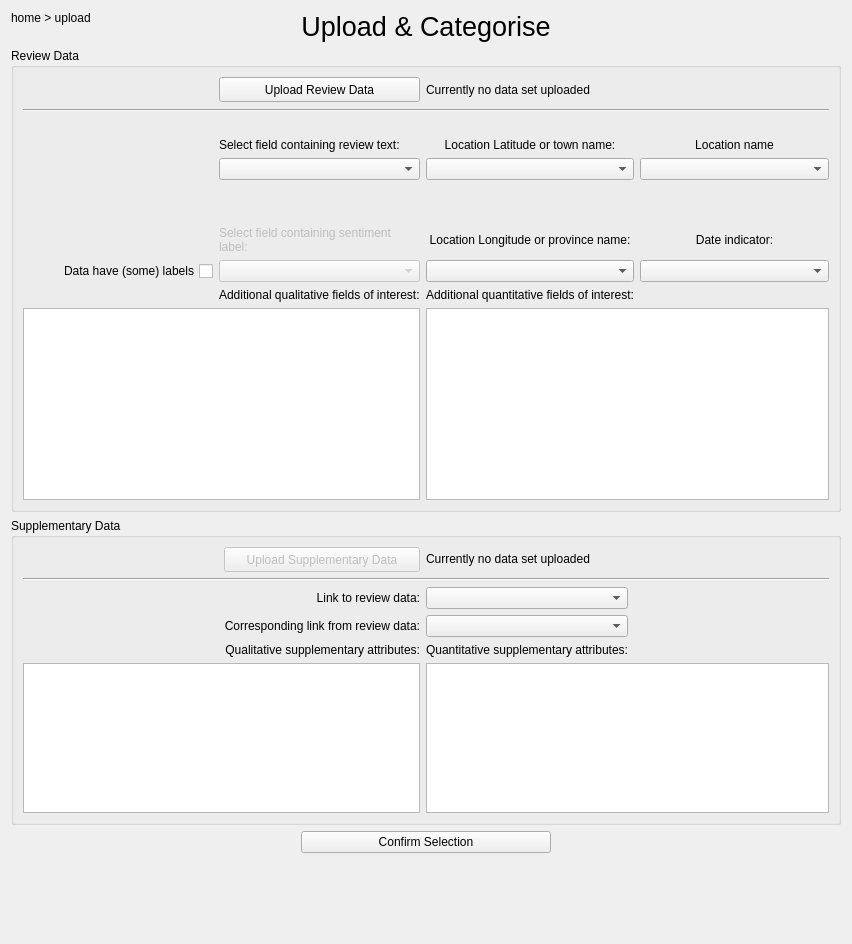
      <widget class="QWidget" name="homepage">
       <layout class="QGridLayout" name="gridLayout_17">
        <item row="4" column="1">
         <spacer name="verticalSpacer_2">
          <property name="orientation">
           <enum>Qt::Vertical</enum>
          </property>
          <property name="sizeType">
           <enum>QSizePolicy::Preferred</enum>
          </property>
          <property name="sizeHint" stdset="0">
           <size>
            <width>20</width>
            <height>80</height>
           </size>
          </property>
         </spacer>
        </item>
        <item row="3" column="2">
         <spacer name="horizontalSpacer_2">
          <property name="orientation">
           <enum>Qt::Horizontal</enum>
          </property>
          <property name="sizeType">
           <enum>QSizePolicy::Preferred</enum>
          </property>
          <property name="sizeHint" stdset="0">
           <size>
            <width>284</width>
            <height>20</height>
           </size>
          </property>
         </spacer>
        </item>
        <item row="3" column="0">
         <spacer name="horizontalSpacer_5">
          <property name="orientation">
           <enum>Qt::Horizontal</enum>
          </property>
          <property name="sizeType">
           <enum>QSizePolicy::Preferred</enum>
          </property>
          <property name="sizeHint" stdset="0">
           <size>
            <width>284</width>
            <height>20</height>
           </size>
          </property>
         </spacer>
        </item>
        <item row="3" column="1">
         <widget class="QPushButton" name="loadDataBtn">
          <property name="text">
           <string>Confirm Selection</string>
          </property>
         </widget>
        </item>
        <item row="1" column="0" colspan="3">
         <widget class="QGroupBox" name="reviewDataGroupBox">
          <property name="title">
           <string>Review Data</string>
          </property>
          <layout class="QGridLayout" name="gridLayout">
           <item row="12" column="2">
            <widget class="QLabel" name="label_39">
             <property name="text">
              <string>Additional quantitative fields of interest:</string>
             </property>
            </widget>
           </item>
           <item row="1" column="0" rowspan="2" colspan="4">
            <widget class="Line" name="line">
             <property name="orientation">
              <enum>Qt::Horizontal</enum>
             </property>
            </widget>
           </item>
           <item row="2" column="1" rowspan="5">
            <widget class="QLabel" name="label">
             <property name="enabled">
              <bool>true</bool>
             </property>
             <property name="baseSize">
              <size>
               <width>0</width>
               <height>20</height>
              </size>
             </property>
             <property name="text">
              <string>Select field containing review text:</string>
             </property>
             <property name="alignment">
              <set>Qt::AlignBottom|Qt::AlignLeading|Qt::AlignLeft</set>
             </property>
             <property name="wordWrap">
              <bool>true</bool>
             </property>
            </widget>
           </item>
           <item row="0" column="1">
            <widget class="QPushButton" name="uploadButton">
             <property name="enabled">
              <bool>true</bool>
             </property>
             <property name="sizePolicy">
              <sizepolicy hsizetype="Preferred" vsizetype="Preferred">
               <horstretch>0</horstretch>
               <verstretch>0</verstretch>
              </sizepolicy>
             </property>
             <property name="minimumSize">
              <size>
               <width>20</width>
               <height>25</height>
              </size>
             </property>
             <property name="text">
              <string>Upload Review Data</string>
             </property>
             <property name="flat">
              <bool>false</bool>
             </property>
            </widget>
           </item>
           <item row="0" column="2">
            <widget class="QLabel" name="dataFilename">
             <property name="text">
              <string>Currently no data set uploaded</string>
             </property>
            </widget>
           </item>
           <item row="7" column="1">
            <widget class="QComboBox" name="textfieldDdl"/>
           </item>
           <item row="12" column="1">
            <widget class="QLabel" name="label_38">
             <property name="text">
              <string>Additional qualitative fields of interest:</string>
             </property>
            </widget>
           </item>
           <item row="8" column="1">
            <spacer name="verticalSpacer">
             <property name="orientation">
              <enum>Qt::Vertical</enum>
             </property>
             <property name="sizeHint" stdset="0">
              <size>
               <width>20</width>
               <height>40</height>
              </size>
             </property>
            </spacer>
           </item>
           <item row="9" column="3">
            <widget class="QLabel" name="label_40">
             <property name="text">
              <string>Date indicator:</string>
             </property>
             <property name="alignment">
              <set>Qt::AlignCenter</set>
             </property>
            </widget>
           </item>
           <item row="10" column="3">
            <widget class="QComboBox" name="dateDdl"/>
           </item>
           <item row="13" column="2" colspan="2">
            <widget class="QListWidget" name="quantiReviewDetailsList">
             <property name="sizePolicy">
              <sizepolicy hsizetype="Preferred" vsizetype="Expanding">
               <horstretch>0</horstretch>
               <verstretch>0</verstretch>
              </sizepolicy>
             </property>
             <property name="minimumSize">
              <size>
               <width>0</width>
               <height>0</height>
              </size>
             </property>
             <property name="selectionMode">
              <enum>QAbstractItemView::MultiSelection</enum>
             </property>
            </widget>
           </item>
           <item row="13" column="0" colspan="2">
            <widget class="QListWidget" name="qualiReviewDetailsList">
             <property name="sizePolicy">
              <sizepolicy hsizetype="Preferred" vsizetype="Expanding">
               <horstretch>0</horstretch>
               <verstretch>0</verstretch>
              </sizepolicy>
             </property>
             <property name="selectionMode">
              <enum>QAbstractItemView::MultiSelection</enum>
             </property>
            </widget>
           </item>
           <item row="10" column="1">
            <widget class="QComboBox" name="labelfieldDdl">
             <property name="enabled">
              <bool>false</bool>
             </property>
            </widget>
           </item>
           <item row="9" column="1">
            <widget class="QLabel" name="labelddlLabel">
             <property name="enabled">
              <bool>false</bool>
             </property>
             <property name="text">
              <string>Select field containing sentiment label:</string>
             </property>
             <property name="wordWrap">
              <bool>true</bool>
             </property>
            </widget>
           </item>
           <item row="7" column="2">
            <widget class="QComboBox" name="latDdl"/>
           </item>
           <item row="6" column="2">
            <widget class="QLabel" name="label_34">
             <property name="sizePolicy">
              <sizepolicy hsizetype="Preferred" vsizetype="Preferred">
               <horstretch>0</horstretch>
               <verstretch>0</verstretch>
              </sizepolicy>
             </property>
             <property name="text">
              <string>Location Latitude or town name:</string>
             </property>
             <property name="alignment">
              <set>Qt::AlignCenter</set>
             </property>
             <property name="wordWrap">
              <bool>true</bool>
             </property>
            </widget>
           </item>
           <item row="10" column="0">
            <widget class="QCheckBox" name="labelsBox">
             <property name="layoutDirection">
              <enum>Qt::RightToLeft</enum>
             </property>
             <property name="text">
              <string>Data have (some) labels</string>
             </property>
            </widget>
           </item>
           <item row="9" column="2">
            <widget class="QLabel" name="label_35">
             <property name="sizePolicy">
              <sizepolicy hsizetype="Preferred" vsizetype="Preferred">
               <horstretch>0</horstretch>
               <verstretch>0</verstretch>
              </sizepolicy>
             </property>
             <property name="text">
              <string>Location Longitude or province name:</string>
             </property>
             <property name="alignment">
              <set>Qt::AlignCenter</set>
             </property>
             <property name="wordWrap">
              <bool>true</bool>
             </property>
            </widget>
           </item>
           <item row="10" column="2">
            <widget class="QComboBox" name="longDdl"/>
           </item>
           <item row="7" column="3">
            <widget class="QComboBox" name="locDdl"/>
           </item>
           <item row="6" column="3">
            <widget class="QLabel" name="label_58">
             <property name="text">
              <string>Location name</string>
             </property>
             <property name="alignment">
              <set>Qt::AlignCenter</set>
             </property>
            </widget>
           </item>
          </layout>
         </widget>
        </item>
        <item row="2" column="0" colspan="3">
         <widget class="QGroupBox" name="clientDataGroupBox">
          <property name="sizePolicy">
           <sizepolicy hsizetype="Preferred" vsizetype="Expanding">
            <horstretch>0</horstretch>
            <verstretch>0</verstretch>
           </sizepolicy>
          </property>
          <property name="maximumSize">
           <size>
            <width>16777215</width>
            <height>30000</height>
           </size>
          </property>
          <property name="title">
           <string>Supplementary Data</string>
          </property>
          <layout class="QGridLayout" name="gridLayout_19">
           <item row="2" column="0" colspan="4">
            <widget class="Line" name="line_3">
             <property name="orientation">
              <enum>Qt::Horizontal</enum>
             </property>
            </widget>
           </item>
           <item row="14" column="1">
            <widget class="QLabel" name="label_36">
             <property name="text">
              <string>Qualitative supplementary attributes:</string>
             </property>
             <property name="alignment">
              <set>Qt::AlignRight|Qt::AlignTrailing|Qt::AlignVCenter</set>
             </property>
            </widget>
           </item>
           <item row="14" column="2">
            <widget class="QLabel" name="label_37">
             <property name="text">
              <string>Quantitative supplementary attributes:</string>
             </property>
             <property name="alignment">
              <set>Qt::AlignRight|Qt::AlignTrailing|Qt::AlignVCenter</set>
             </property>
            </widget>
           </item>
           <item row="5" column="1">
            <widget class="QLabel" name="label_32">
             <property name="text">
              <string>Link to review data:</string>
             </property>
             <property name="alignment">
              <set>Qt::AlignRight|Qt::AlignTrailing|Qt::AlignVCenter</set>
             </property>
            </widget>
           </item>
           <item row="7" column="1">
            <widget class="QLabel" name="label_33">
             <property name="text">
              <string>Corresponding link from review data:</string>
             </property>
             <property name="alignment">
              <set>Qt::AlignRight|Qt::AlignTrailing|Qt::AlignVCenter</set>
             </property>
             <property name="wordWrap">
              <bool>true</bool>
             </property>
            </widget>
           </item>
           <item row="5" column="2">
            <widget class="QComboBox" name="idInClientDataDdl"/>
           </item>
           <item row="7" column="2">
            <widget class="QComboBox" name="idInReviewDataDdl"/>
           </item>
           <item row="0" column="1" rowspan="2">
            <widget class="QPushButton" name="clientuploadButton">
             <property name="enabled">
              <bool>false</bool>
             </property>
             <property name="sizePolicy">
              <sizepolicy hsizetype="Preferred" vsizetype="Maximum">
               <horstretch>0</horstretch>
               <verstretch>0</verstretch>
              </sizepolicy>
             </property>
             <property name="minimumSize">
              <size>
               <width>20</width>
               <height>25</height>
              </size>
             </property>
             <property name="maximumSize">
              <size>
               <width>16777215</width>
               <height>25</height>
              </size>
             </property>
             <property name="text">
              <string>Upload Supplementary Data</string>
             </property>
             <property name="flat">
              <bool>false</bool>
             </property>
            </widget>
           </item>
           <item row="0" column="2" rowspan="2" colspan="2">
            <widget class="QLabel" name="clientdataFilename">
             <property name="sizePolicy">
              <sizepolicy hsizetype="Preferred" vsizetype="Preferred">
               <horstretch>0</horstretch>
               <verstretch>0</verstretch>
              </sizepolicy>
             </property>
             <property name="maximumSize">
              <size>
               <width>16777215</width>
               <height>20</height>
              </size>
             </property>
             <property name="text">
              <string>Currently no data set uploaded</string>
             </property>
            </widget>
           </item>
           <item row="15" column="2" colspan="2">
            <widget class="QListWidget" name="quantiCustomerDetailsList">
             <property name="sizePolicy">
              <sizepolicy hsizetype="Preferred" vsizetype="Expanding">
               <horstretch>0</horstretch>
               <verstretch>0</verstretch>
              </sizepolicy>
             </property>
             <property name="maximumSize">
              <size>
               <width>16777215</width>
               <height>150</height>
              </size>
             </property>
             <property name="baseSize">
              <size>
               <width>400</width>
               <height>0</height>
              </size>
             </property>
             <property name="selectionMode">
              <enum>QAbstractItemView::MultiSelection</enum>
             </property>
            </widget>
           </item>
           <item row="15" column="0" colspan="2">
            <widget class="QListWidget" name="qualiCustomerDetailsList">
             <property name="sizePolicy">
              <sizepolicy hsizetype="Preferred" vsizetype="Expanding">
               <horstretch>0</horstretch>
               <verstretch>0</verstretch>
              </sizepolicy>
             </property>
             <property name="maximumSize">
              <size>
               <width>16777215</width>
               <height>150</height>
              </size>
             </property>
             <property name="baseSize">
              <size>
               <width>400</width>
               <height>0</height>
              </size>
             </property>
             <property name="selectionMode">
              <enum>QAbstractItemView::MultiSelection</enum>
             </property>
            </widget>
           </item>
          </layout>
         </widget>
        </item>
        <item row="0" column="1">
         <widget class="QLabel" name="label_6">
          <property name="font">
           <font>
            <pointsize>20</pointsize>
           </font>
          </property>
          <property name="text">
           <string>Upload &amp; Categorise</string>
          </property>
          <property name="alignment">
           <set>Qt::AlignCenter</set>
          </property>
         </widget>
        </item>
        <item row="0" column="0">
         <widget class="QLabel" name="label_83">
          <property name="text">
           <string>home &gt; upload</string>
          </property>
          <property name="alignment">
           <set>Qt::AlignLeading|Qt::AlignLeft|Qt::AlignTop</set>
          </property>
         </widget>
        </item>
       </layout>
      </widget>
